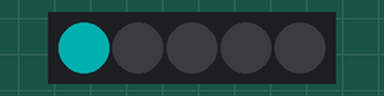
This sketch was run on a simulated Arduino Uno, built with avr-gcc and run on an emulated ATmega328P. Shown: 5 RGB LEDs in strip order, left to right. Dim RGB values are drawn brighter than linear.

Above: at 0.15 s.
At 0.75 s:
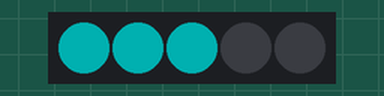
At 1.3 s:
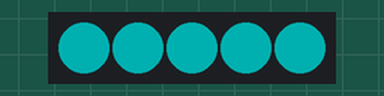
At 2.25 s:
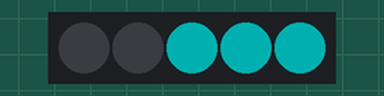
At 3.1 s:
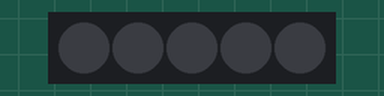
At 4.05 s:
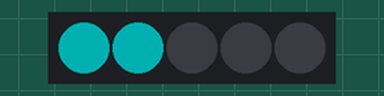
Timing chart, 0 to 40.0 s (numbered marks = the images above):
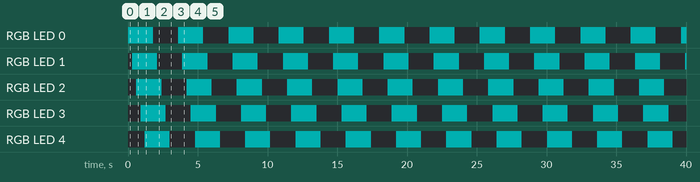

The sketch:

neoPixel_basicChase.ino
```cpp
#include <Adafruit_NeoPixel.h>   //include library

#define PIN            6  // Which pin on the Arduino is connected to the NeoPixels?
#define NUMPIXELS      5  // How many NeoPixels are attached to the Arduino?

int fadeSpeed = 1;          //variable to determine fade speed

// When we setup the NeoPixel library object, we tell it how many pixels, and which pin to use to send signals.
Adafruit_NeoPixel pixels = Adafruit_NeoPixel(NUMPIXELS, PIN, NEO_GRB + NEO_KHZ800);

void setup() {
  pixels.begin();                       // This initializes the NeoPixel library.
  pixels.setBrightness(55);            //sets overall brightness 0-255

}

void loop() {

  for (int led = 0; led <= NUMPIXELS; led++) {
      pixels.setPixelColor(led, 0, 255, 255); //parameters are (LED number in chain, Red 0-255, Green 0-255, Blue 0-255)
      pixels.show();
      delay(300);
  }

  for (int led = 0; led <= NUMPIXELS; led++) {
      pixels.setPixelColor(led, 0, 0, 0); //parameters are (LED number in chain, Red 0-255, Green 0-255, Blue 0-255)
      pixels.show();
      delay(300);
  }
}
```

Measured:
- by itself, RGB LED 0–4: alternates RGB(0, 55, 55) for 1.8 s and off for 1.8 s
- by itself, everything shown: repeats every 3.6 s, in 10 steps
- what the display in image 2 shows lasts 0.6 s, from 1.2 s to 1.8 s
